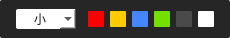
<?xml version="1.0" encoding="UTF-8"?>
<ui version="4.0">
 <class>TextSelectWidget</class>
 <widget class="QWidget" name="TextSelectWidget">
  <property name="geometry">
   <rect>
    <x>0</x>
    <y>0</y>
    <width>230</width>
    <height>38</height>
   </rect>
  </property>
  <property name="maximumSize">
   <size>
    <width>514</width>
    <height>16777215</height>
   </size>
  </property>
  <property name="windowTitle">
   <string>Form</string>
  </property>
  <property name="styleSheet">
   <string notr="true">QFrame#frame{	
	border-radius: 2px;
	background-color: rgba(0, 0, 0, 214);
}

QComboBox{
    border-radius: 2px;
}

QPushButton#pushButtonRed {
    background-color: rgba(250, 0, 0, 1);
    border-radius: 1px;
}
QPushButton#pushButtonRed:hover {
    border-image:url(:/image/pc_screenshot_color_hover.png);
}
QPushButton#pushButtonRed:checked {
    border-image:url(:/image/pc_screenshot_color_selected.png);
}

QPushButton#pushButtonYellow {
    background-color: rgba(255, 204, 0, 1);
    border-radius: 1px;
}
QPushButton#pushButtonYellow:hover {
    border-image:url(:/image/pc_screenshot_color_hover.png);
}
QPushButton#pushButtonYellow:checked {
    border-image:url(:/image/pc_screenshot_color_selected.png);
}

QPushButton#pushButtonBlue {
    background-color: rgba(69, 134, 255, 1);
    border-radius: 1px;
}
QPushButton#pushButtonBlue:hover {
    border-image:url(:/image/pc_screenshot_color_hover.png);
}
QPushButton#pushButtonBlue:checked {
    border-image:url(:/image/pc_screenshot_color_selected.png);
}

QPushButton#pushButtonGreen {
    background-color: rgba(116, 224, 0, 1);
    border-radius: 1px;
}
QPushButton#pushButtonGreen:hover {
    border-image:url(:/image/pc_screenshot_color_hover.png);
}
QPushButton#pushButtonGreen:checked {
    border-image:url(:/image/pc_screenshot_color_selected.png);
}

QPushButton#pushButtonGray {
    background-color: rgba(74, 74, 74, 1);
    border-radius: 1px;
}
QPushButton#pushButtonGray:hover {
    border-image:url(:/image/pc_screenshot_color_hover.png);
}
QPushButton#pushButtonGray:checked {
    border-image:url(:/image/pc_screenshot_color_selected.png);
}

QPushButton#pushButtonWhite{
    background-color: rgba(255, 255, 255, 1);
    border-radius: 1px;
}
QPushButton#pushButtonWhite:hover {
    border-image:url(:/image/pc_screenshot_color_hover_white.png);
}
QPushButton#pushButtonWhite:checked {
    border-image:url(:/image/pc_screenshot_color_selected_white.png);
}</string>
  </property>
  <widget class="QFrame" name="frame">
   <property name="geometry">
    <rect>
     <x>0</x>
     <y>0</y>
     <width>230</width>
     <height>38</height>
    </rect>
   </property>
   <property name="frameShape">
    <enum>QFrame::StyledPanel</enum>
   </property>
   <property name="frameShadow">
    <enum>QFrame::Raised</enum>
   </property>
   <widget class="QComboBox" name="comboBox">
    <property name="geometry">
     <rect>
      <x>16</x>
      <y>9</y>
      <width>60</width>
      <height>20</height>
     </rect>
    </property>
    <property name="sizePolicy">
     <sizepolicy hsizetype="Fixed" vsizetype="Fixed">
      <horstretch>0</horstretch>
      <verstretch>0</verstretch>
     </sizepolicy>
    </property>
    <property name="minimumSize">
     <size>
      <width>60</width>
      <height>20</height>
     </size>
    </property>
    <property name="maximumSize">
     <size>
      <width>60</width>
      <height>20</height>
     </size>
    </property>
    <property name="autoFillBackground">
     <bool>false</bool>
    </property>
    <property name="styleSheet">
     <string notr="true">QComboBox::drop-down {
	width:0px;
	image: none;
 }

QComboBox QAbstractItemView {
	min-height: 87px;
	max-height:87px;
	min-width:60px;
	font-size:12px;	
	background-color: rgb(255, 255, 255);
	border-radius: 0px;
}

QComboBox {
	image: url(:/image/pc_screenshot_textsize_normal.png);
	color: rgba(0, 0, 0, 0.86);
     padding-left: 18px;
	font-size:12px;
	background-color: rgb(255, 255, 255);
}</string>
    </property>
    <property name="frame">
     <bool>false</bool>
    </property>
    <item>
     <property name="text">
      <string>小</string>
     </property>
    </item>
    <item>
     <property name="text">
      <string>中</string>
     </property>
    </item>
    <item>
     <property name="text">
      <string>大</string>
     </property>
    </item>
   </widget>
   <widget class="QPushButton" name="pushButtonGray">
    <property name="geometry">
     <rect>
      <x>176</x>
      <y>11</y>
      <width>16</width>
      <height>16</height>
     </rect>
    </property>
    <property name="minimumSize">
     <size>
      <width>16</width>
      <height>16</height>
     </size>
    </property>
    <property name="maximumSize">
     <size>
      <width>16</width>
      <height>16</height>
     </size>
    </property>
    <property name="text">
     <string/>
    </property>
    <property name="iconSize">
     <size>
      <width>16</width>
      <height>16</height>
     </size>
    </property>
    <property name="checkable">
     <bool>true</bool>
    </property>
   </widget>
   <widget class="QPushButton" name="pushButtonGreen">
    <property name="geometry">
     <rect>
      <x>154</x>
      <y>11</y>
      <width>16</width>
      <height>16</height>
     </rect>
    </property>
    <property name="minimumSize">
     <size>
      <width>16</width>
      <height>16</height>
     </size>
    </property>
    <property name="maximumSize">
     <size>
      <width>16</width>
      <height>16</height>
     </size>
    </property>
    <property name="text">
     <string/>
    </property>
    <property name="iconSize">
     <size>
      <width>16</width>
      <height>16</height>
     </size>
    </property>
    <property name="checkable">
     <bool>true</bool>
    </property>
   </widget>
   <widget class="QPushButton" name="pushButtonBlue">
    <property name="geometry">
     <rect>
      <x>132</x>
      <y>11</y>
      <width>16</width>
      <height>16</height>
     </rect>
    </property>
    <property name="minimumSize">
     <size>
      <width>16</width>
      <height>16</height>
     </size>
    </property>
    <property name="maximumSize">
     <size>
      <width>16</width>
      <height>16</height>
     </size>
    </property>
    <property name="styleSheet">
     <string notr="true"/>
    </property>
    <property name="text">
     <string/>
    </property>
    <property name="iconSize">
     <size>
      <width>16</width>
      <height>16</height>
     </size>
    </property>
    <property name="checkable">
     <bool>true</bool>
    </property>
    <property name="checked">
     <bool>false</bool>
    </property>
   </widget>
   <widget class="QPushButton" name="pushButtonYellow">
    <property name="geometry">
     <rect>
      <x>110</x>
      <y>11</y>
      <width>16</width>
      <height>16</height>
     </rect>
    </property>
    <property name="minimumSize">
     <size>
      <width>16</width>
      <height>16</height>
     </size>
    </property>
    <property name="maximumSize">
     <size>
      <width>16</width>
      <height>16</height>
     </size>
    </property>
    <property name="autoFillBackground">
     <bool>false</bool>
    </property>
    <property name="styleSheet">
     <string notr="true"/>
    </property>
    <property name="text">
     <string/>
    </property>
    <property name="iconSize">
     <size>
      <width>16</width>
      <height>16</height>
     </size>
    </property>
    <property name="checkable">
     <bool>true</bool>
    </property>
   </widget>
   <widget class="QPushButton" name="pushButtonRed">
    <property name="geometry">
     <rect>
      <x>88</x>
      <y>11</y>
      <width>16</width>
      <height>16</height>
     </rect>
    </property>
    <property name="minimumSize">
     <size>
      <width>16</width>
      <height>16</height>
     </size>
    </property>
    <property name="maximumSize">
     <size>
      <width>16</width>
      <height>16</height>
     </size>
    </property>
    <property name="styleSheet">
     <string notr="true"/>
    </property>
    <property name="text">
     <string/>
    </property>
    <property name="iconSize">
     <size>
      <width>16</width>
      <height>16</height>
     </size>
    </property>
    <property name="checkable">
     <bool>true</bool>
    </property>
    <property name="checked">
     <bool>true</bool>
    </property>
   </widget>
   <widget class="QPushButton" name="pushButtonWhite">
    <property name="geometry">
     <rect>
      <x>198</x>
      <y>11</y>
      <width>16</width>
      <height>16</height>
     </rect>
    </property>
    <property name="minimumSize">
     <size>
      <width>16</width>
      <height>16</height>
     </size>
    </property>
    <property name="maximumSize">
     <size>
      <width>16</width>
      <height>16</height>
     </size>
    </property>
    <property name="styleSheet">
     <string notr="true"/>
    </property>
    <property name="text">
     <string/>
    </property>
    <property name="iconSize">
     <size>
      <width>16</width>
      <height>16</height>
     </size>
    </property>
    <property name="checkable">
     <bool>true</bool>
    </property>
   </widget>
  </widget>
 </widget>
 <resources/>
 <connections/>
</ui>
